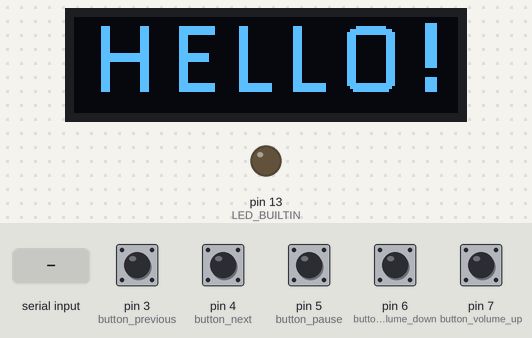
Recording of a program running on a simulated Arduino Uno, built with avr-gcc and run on an emulated ATmega328P. On the bench: 128×32 one-colour display, output pins drawn as LEDs (lit = HIGH). Wiring (inferred from the names in the program): SSD1306 OLED at I2C address 0x3C. The test bench sets the inputs (shaded band); at power-on: pin 3 (button_previous), pin 4 (button_next), pin 5 (button_pause), pin 6 (button_volume_down), pin 7 (button_volume_up) HIGH. What the program prints to the serial monitor is not drawn.

Above: at 3.2 s.
3.3 s: pin 3 (button_previous) pulled LOW for 0.15 s
At 4.1 s:
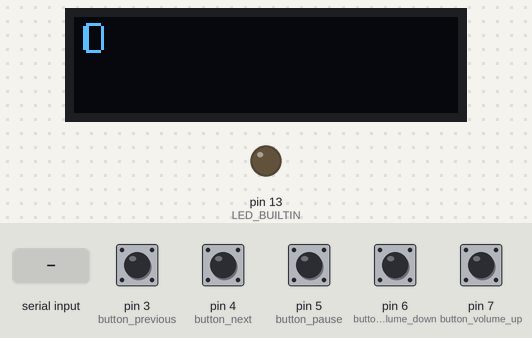
5.1 s: "1" received over Serial
At 5.35 s:
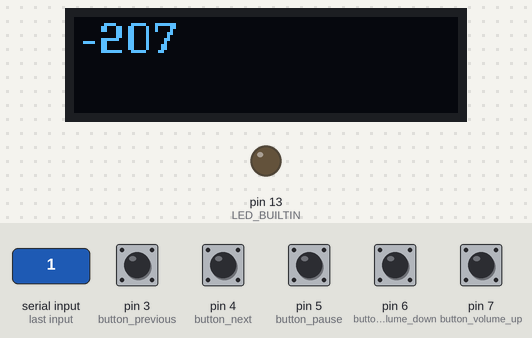
7.0 s: "0" received over Serial
At 7.32 s:
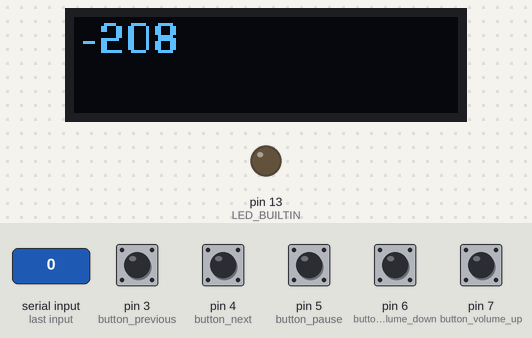
Timing chart, 0 to 10.0 s (numbered marks = the images above; inputs shaded):
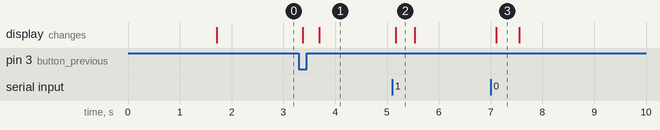

The program:

main.cpp
```cpp
#include <Arduino.h>

#include "DFPlayer.h"
#include "Screen.h"

#define button_previous 3
#define button_next 4
#define button_pause 5
#define button_volume_down 6
#define button_volume_up 7

DFPlayer dFPlayer;
Screen screen(SSD1306_I2C_ADDRESS);

void setup()
{
    pinMode(button_previous, INPUT_PULLUP);
    pinMode(button_next, INPUT_PULLUP);
    pinMode(button_pause, INPUT_PULLUP);
    pinMode(button_volume_up, INPUT_PULLUP);
    pinMode(button_volume_down, INPUT_PULLUP);

    pinMode(LED_BUILTIN, OUTPUT);

    screen.init();
    screen.clearBuffer();
    screen.drawBufferToScreen();

    dFPlayer.init();

    int x = 5;
    while (x < SCREEN_WIDTH)
    {
        screen.drawString(Vector2(6, 24), true, "HELLO!", true, Vector2(x, 0), Vector2(x + 20, 31));
        screen.drawBufferToScreen();
        x += 30;
    }

    delay(500);

    while (digitalRead(button_previous) && digitalRead(button_next) && digitalRead(button_pause) && digitalRead(button_volume_up) && digitalRead(button_volume_down))
    {
        delay(100);
    }
    screen.clearBuffer();
    screen.drawBufferToScreen();
}

void loop()
{
    String trackNumStr = String(dFPlayer.getCurrentTrack());
    screen.clearBuffer();
    screen.drawString(Vector2(2, 11), false, trackNumStr.c_str());
    screen.drawBufferToScreen();

    if (!digitalRead(button_previous))
    {
        dFPlayer.playPrevious();
        delay(200); // Debounce delay
    }

    if (!digitalRead(button_next))
    {
        dFPlayer.playNext();
        delay(200);
    }

    if (!digitalRead(button_pause))
    {
        dFPlayer.togglePause();
        delay(500);
    }

    if (!digitalRead(button_volume_up))
    {
        dFPlayer.increaseVolume();
        delay(200);
    }

    if (!digitalRead(button_volume_down))
    {
        dFPlayer.decreaseVolume();
        delay(200);
    }
}
```

DFPlayer.cpp
```cpp
#include "DFPlayer.h"

// add a thing to save both volume and track number to flash

void DFPlayer::init()
{
    Serial.begin(9600);
    delay(500);
    execute_CMD(0x09, 0, 2); // set output to headphones
    execute_CMD(0x07, 0, 0); // set equalizer to normal
    execute_CMD(0x3F, 0, 0); // reset playback
    setVolume(volume);
    execute_CMD(0x11, 0, 1); // play first track
    isPlaying = true;
}

void DFPlayer::togglePause()
{
    if (isPlaying)
    {
        pause();
        isPlaying = false;
    }
    else
    {
        play();
        isPlaying = true;
    }
}

void DFPlayer::pause()
{
    execute_CMD(0x0E, 0, 0);
}

void DFPlayer::play()
{
    execute_CMD(0x0D, 0, 1);
}

void DFPlayer::playNext()
{
    execute_CMD(0x01, 0, 1);
}

void DFPlayer::playPrevious()
{
    execute_CMD(0x02, 0, 1);
}

void DFPlayer::setVolume(int pVolume)
{
    pVolume = constrain(pVolume, 0, 30); // between 0 and 30
    execute_CMD(0x06, 0, pVolume);
    volume = pVolume;
}

int DFPlayer::getVolume()
{
    return volume;
}

int DFPlayer::getCurrentTrack()
{
    execute_CMD(0x4B, 0, 0); // Query current track
    if (waitUntilAvailable())
    {
        delay(50);
        byte response[10];
        for (byte i = 0; i < 10; i++)
        {
            response[i] = Serial.read();
        }
        // Check if the response is valid
        if (response[0] == Start_Byte && response[1] == Version_Byte && response[2] == Command_Length &&
            response[3] == 0x4B && response[4] == Acknowledge && response[9] == End_Byte)
        {
            return (response[6] << 8) | response[7]; // Combine high and low byte
        }
    }
}

bool DFPlayer::waitUntilAvailable()
{
    unsigned long startTime = millis();
    while (!Serial.available() && millis() - startTime < 300)
    {
        // Wait for data to be available
    }
    return Serial.available() > 0;
}

void DFPlayer::execute_CMD(byte CMD, byte Par1, byte Par2)
{
    unsigned long timeSinceLastCommand = millis() - lastCommandTime;
    if (timeSinceLastCommand < Command_Wait_Period)
    {
        // digitalWrite(LED_BUILTIN, HIGH);
        delay(Command_Wait_Period - timeSinceLastCommand);
    }
    // digitalWrite(LED_BUILTIN, LOW);
    lastCommandTime = millis();

    // Calculate the checksum (2 bytes)
    word checksum = -(Version_Byte + Command_Length + CMD + Acknowledge + Par1 + Par2);
    // Build the command line
    byte Command_line[10] = {Start_Byte, Version_Byte, Command_Length, CMD, Acknowledge,
                             Par1, Par2, highByte(checksum), lowByte(checksum), End_Byte};
    // Send the command line to the module
    for (byte k = 0; k < 10; k++)
    {
        Serial.write(Command_line[k]);
    }
}
```

DFPlayer.h
```cpp
#ifndef DFPLAYER_H
#define DFPLAYER_H

#include <Arduino.h>
#include <SoftwareSerial.h>

#define serial_TX 10
#define serial_RX 11

#define Start_Byte 0x7E
#define Version_Byte 0xFF
#define Command_Length 0x06
#define End_Byte 0xEF
#define Acknowledge 0x00 // Returns info with command 0x41 [0x01: info, 0x00: no info]

#define Command_Wait_Period 200

class DFPlayer
{
public:
    void init();
    void togglePause();
    void playNext();
    void playPrevious();
    void increaseVolume() { setVolume(volume + 1); }
    void decreaseVolume() { setVolume(volume - 1); }
    int getVolume();
    int getCurrentTrack();

private:
    void pause();
    void play();
    void setVolume(int volume);
    bool waitUntilAvailable();
    void execute_CMD(byte CMD, byte Par1, byte Par2);

    // SoftwareSerial dFPlayerSerial;
    unsigned long lastCommandTime = 0;
    boolean isPlaying = false;
    int volume = 10;
};

#endif // DFPLAYER_H
```

Screen.cpp
```cpp
#include <Arduino.h>
#include <Wire.h>
#include "screen.h"
#include <avr/pgmspace.h> // Add this at the top if not already present

// Constructor
Screen::Screen(uint8_t address) : i2cAddress(address)
{
    Wire.begin();
    Wire.setClock(400000); // Set I2C clock to 400kHz
}

// Send command to SSD1306
void Screen::sendCommand(uint8_t command)
{
    Wire.beginTransmission(i2cAddress);
    Wire.write(0x00); // Co = 0, D/C = 0
    Wire.write(command);
    Wire.endTransmission();
}

// Send data to SSD1306
void Screen::sendData(uint8_t data)
{
    Wire.beginTransmission(i2cAddress);
    Wire.write(0x40); // Co = 0, D/C = 1
    Wire.write(data);
    Wire.endTransmission();
}

// Initialize SSD1306
void Screen::init()
{
    // Initialize SSD1306
    sendCommand(0xAE);              // Display off
    sendCommand(0xD5);              // Set display clock divide ratio/oscillator frequency
    sendCommand(0x80);              // Set divide ratio
    sendCommand(0xA8);              // Set multiplex ratio
    sendCommand(SCREEN_HEIGHT - 1); // Multiplex ratio for the screen height
    sendCommand(0xD3);              // Set display offset (this is vertical offset)
    sendCommand(UPPER_OFFSET);      // Offset Value (no vertical offset)
    sendCommand(0x40);              // Set start line address (start from line 0)
    sendCommand(0x8D);              // Charge pump setting
    sendCommand(0x14);              // Enable charge pump
    sendCommand(0x20);              // Memory addressing mode
    sendCommand(0x00);              // Horizontal addressing mode
    sendCommand(0xA1);              // Set segment re-map (column address 127 is mapped to SEG0)
    sendCommand(0xC8);              // Set COM output scan direction (remapped mode)
    sendCommand(0xDA);              // Set COM pins hardware configuration
    sendCommand(0x02);              // Alternative COM pin configuration, disable COM left/right remap (apparently 0x12 for keychain pet but 0x02 for this)
    sendCommand(0x81);              // Set contrast control
    sendCommand(0xFF);              // Contrast value
    sendCommand(0xD9);              // Set pre-charge period
    sendCommand(0xF1);              // Phase 1 period: 15 DCLKs, Phase 2 period: 1 DCLK
    sendCommand(0xDB);              // Set VCOMH deselect level
    sendCommand(0x40);              // VCOMH deselect level ~0.77*Vcc
    sendCommand(0xA4);              // Entire display on (resume to RAM content display)
    sendCommand(0xA6);              // Set normal display (0xA6 for normal, 0xA7 for inverse)
    sendCommand(0xAF);              // Display on
}

// Move cursor to a specific page and column
void Screen::moveCursor(uint8_t page, uint8_t col)
{
    sendCommand(0xB0 + page);                          // Set page address
    sendCommand(0x00 | ((RIGHT_OFFSET + col) & 0x0F)); // Set lower column address (32 & 0x0F extracts the lower 4 bits of 32)
    sendCommand(0x10 | ((RIGHT_OFFSET + col) >> 4));   // Set higher column address (32 >> 4 extracts the higher 4 bits of 32)
}

// Draw the buffer to the screen
void Screen::drawBufferToScreen()
{
    for (uint8_t page = 0; page < SCREEN_PAGES; page++)
    {
        moveCursor(page, 0);
        for (uint8_t col = 0; col < SCREEN_WIDTH; col++)
        {
            sendData(screenBuffer[page][col]); // Each byte represents 8 vertical pixels
        }
    }
}

// Clear the screen buffer
void Screen::clearBuffer()
{
    memset(screenBuffer, 0x00, sizeof screenBuffer);
}

// Fill the screen buffer with full white
void Screen::fillBuffer()
{
    memset(screenBuffer, 0xff, sizeof screenBuffer);
}

// Set colour of pixel
void Screen::setPixel(Vector2 coordinate, bool colour)
{
    if (coordinate.x >= SCREEN_WIDTH || coordinate.y >= SCREEN_HEIGHT)
    {
        return;
    }
    if (colour)
    {
        screenBuffer[coordinate.y / 8][coordinate.x] |= (1 << (coordinate.y % 8));
    }
    else
    {
        screenBuffer[coordinate.y / 8][coordinate.x] &= ~(1 << (coordinate.y % 8));
    }
}

void Screen::drawString(Vector2 coordinate, bool isBig, const char *str, bool occlude, Vector2 vert1, Vector2 vert2)
{
    const GFXfont *font = isBig ? (const GFXfont *)&Quantico_Regular16pt7b : (const GFXfont *)&Quantico_Regular7pt7b;

    uint8_t first = pgm_read_byte(&font->first);
    uint8_t last = pgm_read_byte(&font->last);

    while (*str)
    {
        char c = *str++;
        if (c < first || c > last)
        {
            continue; // Skip characters not in font
        }
        if (coordinate.x >= SCREEN_WIDTH - 20 && !isBig)
        {
            for (int i = 0; i < 3; i++)
            {
                drawChar(coordinate, isBig, '.', occlude, vert1, vert2);
                coordinate.x += pgm_read_byte(&font->glyph['.' - first].xAdvance);
            }
            return;
        }
        if (occlude)
        {
            if (coordinate.x < vert2.x)
                drawChar(coordinate, isBig, c, occlude, vert1, vert2);
        }
        else
        {
            drawChar(coordinate, isBig, c);
        }
        coordinate.x += pgm_read_byte(&font->glyph[c - first].xAdvance) * (isBig ? 1.2 : 1); // Move cursor to the right by the width of the character
    }
}

// https://rop.nl/truetype2gfx/ my beloved
void Screen::drawChar(Vector2 coordinate, bool isBig, char c, bool occlude, Vector2 vert1, Vector2 vert2)
{
    const GFXfont *font = isBig ? (const GFXfont *)&Quantico_Regular16pt7b : (const GFXfont *)&Quantico_Regular7pt7b;

    uint8_t first = pgm_read_byte(&font->first);
    uint8_t last = pgm_read_byte(&font->last);

    if (c < first || c > last)
    {
        return; // Character not in font
    }

    // Read glyph pointer from PROGMEM
    const GFXglyph *glyphs = (const GFXglyph *)pgm_read_ptr(&font->glyph);
    const GFXglyph *glyph = &glyphs[c - first];

    uint16_t bo = pgm_read_word(&glyph->bitmapOffset);
    uint8_t w = pgm_read_byte(&glyph->width);
    uint8_t h = pgm_read_byte(&glyph->height);
    int8_t xo = pgm_read_byte(&glyph->xOffset);
    int8_t yo = pgm_read_byte(&glyph->yOffset);

    const uint8_t *bitmap = (const uint8_t *)pgm_read_ptr(&font->bitmap);
    uint8_t bits = 0, bit = 0;
    for (uint8_t yy = 0; yy < h; yy++)
    {
        for (uint8_t xx = 0; xx < w; xx++)
        {
            if (!(bit++ & 7))
                bits = pgm_read_byte(&bitmap[bo++]);
            if (bits & 0x80)
            {
                int16_t px = coordinate.x + xo + xx;
                int16_t py = coordinate.y + yo + yy;
                if (px >= 0 && px < SCREEN_WIDTH && py >= 0 && py < SCREEN_HEIGHT)
                {
                    if (occlude)
                    {
                        if (edgeFunctionAboveZero(vert1, vert2, Vector2(px, py)))
                        {
                            setPixel(Vector2(px, py), true);
                        }
                    }
                    else
                    {
                        setPixel(Vector2(px, py), true);
                    }
                }
            }
            bits <<= 1;
        }
    }
}

// Stop the screen
void Screen::stop()
{
    Wire.beginTransmission(i2cAddress);
    Wire.write(0x00); // Command mode
    Wire.write(0xAE); // Display off
    Wire.write(0x8D); // Charge pump setting
    Wire.write(0x10); // Disable charge pump
    Wire.write(0xA5); // Entire display ON, ignore RAM content
    Wire.endTransmission();
}

// Check if a point is below a linear line
bool Screen::edgeFunctionAboveZero(Vector2 a, Vector2 b, Vector2 c)
{
    if (a.x == b.x && a.y == b.y)
    {
        return false;
    }
    return ((b.x - a.x) * (c.y - a.y) - (b.y - a.y) * (c.x - a.x) >= 0);
} // point is within shape if it's within all edges
```

Screen.h
```cpp
#ifndef SCREEN_H
#define SCREEN_H

#include <Arduino.h>

#define SSD1306_I2C_ADDRESS 0x3C

#define SCREEN_WIDTH 128
#define SCREEN_HEIGHT 32
#define SCREEN_PAGES (SCREEN_HEIGHT / 8)
#define RIGHT_OFFSET 0
#define UPPER_OFFSET 0

struct Vector2
{
    Vector2(uint8_t px, uint8_t py) : x(px), y(py) {}
    uint8_t x = 0;
    uint8_t y = 0;
};

struct Vector2f
{
    Vector2f(float px, float py) : x(px), y(py) {}
    float x = 0;
    float y = 0;
};

class Screen
{
public:
    uint8_t i2cAddress;
    Screen(uint8_t address);
    void init();
    void drawBufferToScreen();
    void clearBuffer();
    void fillBuffer();
    void moveCursor(uint8_t page, uint8_t col);
    void setPixel(Vector2 coordinate, bool colour);
    void drawChar(Vector2 coordinate, bool isBig, char c, bool occlude = false, Vector2 vert1 = Vector2(0, 0), Vector2 vert2 = Vector2(0, 0));
    void drawString(Vector2 coordinate, bool isBig, const char *str, bool occlude = false, Vector2 vert1 = Vector2(0, 0), Vector2 vert2 = Vector2(0, 0));
    void stop();
    bool edgeFunctionAboveZero(Vector2 a, Vector2 b, Vector2 c);

private:
    void sendCommand(uint8_t command);
    void sendData(uint8_t data);

    uint8_t screenBuffer[SCREEN_PAGES][SCREEN_WIDTH] = {0};
};

typedef struct
{
    uint16_t bitmapOffset; // Index into Pixellari16pt7bBitmaps[]
    uint8_t width;         // Bitmap width in pixels
    uint8_t height;        // Bitmap height in pixels
    uint8_t xAdvance;      // Distance to move cursor (x axis)
    int8_t xOffset;        // X dist from cursor pos to glyph bitmap
    int8_t yOffset;        // Y dist from cursor pos to glyph bitmap
} GFXglyph;

typedef struct
{
    const uint8_t *bitmap; // = Pixellari16pt7bBitmaps
    const GFXglyph *glyph; // = Pixellari16pt7bGlyphs
    uint8_t first;         // ASCII code of first char (usually 32)
    uint8_t last;          // ASCII code of last char (usually 126)
    uint8_t yAdvance;      // Line height
} GFXfont;

#include "Quantico_Regular16pt7b.h"
#include "Quantico_Regular7pt7b.h"

#endif // SCREEN_H
```

Source omitted: egular16pt7b.h (data table, 24744 bytes), _Regular7pt7b.h (data table, 8746 bytes)

Measured:
- after the input at 3.3 s, the display: first changes after 0.08 s (image 1 shows a later state)
- after the input at 5.1 s, the display: changes after 0.07 s (image 2)
- after the input at 7.0 s, the display: changes after 0.10 s (image 3)
- what the display in image 3 shows lasts 0.5 s, from 7.1 s to 7.6 s
